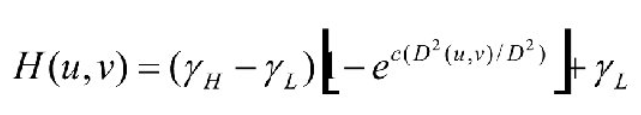
#> input picture data/homomorphic filter.png, 641 x 115 px
$ python _marrHildrethFilter.py --input '../data/homomorphic filter.png' --output out.png
#> lines starting #> are read from the running program, lines starting #| are printed output that depends on the picture; after the words box and inside, x2 and y2 are one past the last pixel; in counts of white or black regions, pixels touching at a corner belong together
#> in main, img is the input picture: shape (115, 641, 4); mean R, G, B, A 243.9, 243.9, 243.9, 255
#!/usr/bin/env python

__author__ = "Adeel Ahmad"
__email__ = "adeelahmad14@hotmail.com"
__status__ = "Production"

import argparse
import numpy as np
import skimage.io as io
import matplotlib.pyplot as plt

from skimage import color
from mpl_toolkits.mplot3d import Axes3D


def edgesMarrHildreth(img, sigma):
    """finds the edges using MarrHildreth edge detection method...

    Args:
        @im: input image
        @sigma: sigma is the std-deviation and refers to the spread of gaussian

    Returns: a binary edge image...
    """
#> called with sigma = 3
    size = int(2 * (np.ceil(3*sigma)) + 1)

    x, y = np.meshgrid(np.arange(-size/2+1, size/2+1),
                       np.arange(-size/2+1, size/2+1))

    normal = 1 / (2.0 * np.pi * sigma**2)

    kernel = ((x**2 + y**2 - (2.0*sigma**2)) / sigma**4) * \
        np.exp(-(x**2+y**2) / (2.0*sigma**2)) / normal  # LoG filter

    kern_size = kernel.shape[0]
    log = np.zeros_like(img, dtype=float)

    # applying filter
    for i in range(img.shape[0]-(kern_size-1)):
        for j in range(img.shape[1]-(kern_size-1)):
            window = img[i:i+kern_size, j:j+kern_size] * kernel
            log[i, j] = np.sum(window)
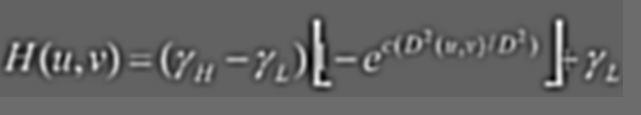
#> log: shape (115, 641) float64; min -140, max 190.2, mean -9.8; drawn with min black and max white

    log = log.astype(np.int64, copy=False)

    zero_crossing = np.zeros_like(log)

    # computing zero crossing
    for i in range(log.shape[0]-(kern_size-1)):
        for j in range(log.shape[1]-(kern_size-1)):
            if log[i][j] == 0:
                if (log[i][j-1] < 0 and log[i][j+1] > 0) or (log[i][j-1] < 0 and log[i][j+1] < 0) or (log[i-1][j] < 0 and log[i+1][j] > 0) or (log[i-1][j] > 0 and log[i+1][j] < 0):
                    zero_crossing[i][j] = 255
            if log[i][j] < 0:
                if (log[i][j-1] > 0) or (log[i][j+1] > 0) or (log[i-1][j] > 0) or (log[i+1][j] > 0):
                    zero_crossing[i][j] = 255
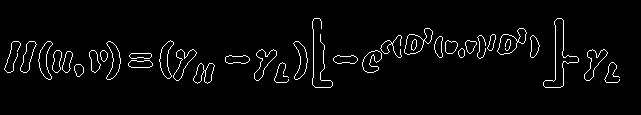
#> zero_crossing: shape (115, 641) int64; 3.2% white in thin lines or dots, all inside (x1, y1, x2, y2) = (4, 18, 620, 88)

    # [11 lines of commented-out code are left out]

    return log, zero_crossing


def main():
    oparser = argparse.ArgumentParser(description="Marr-Hildreth Edge detector")
    oparser.add_argument("--input", dest="input_image", required=True,
                         help="Path containing the image")
    oparser.add_argument("--output", dest="output_image", required=True,
                         help="Path containing the image")
    oparser.add_argument("--sigma", dest="sigma", default=3, required=False,
                         help="Sigma threshold", type=int)
    options = oparser.parse_args()

    img = io.imread(options.input_image)
    img = color.rgb2gray(img)

    log, zero_crossing = edgesMarrHildreth(img, options.sigma)

#> (the run stopped early here; a loop or call above may not have finished)
